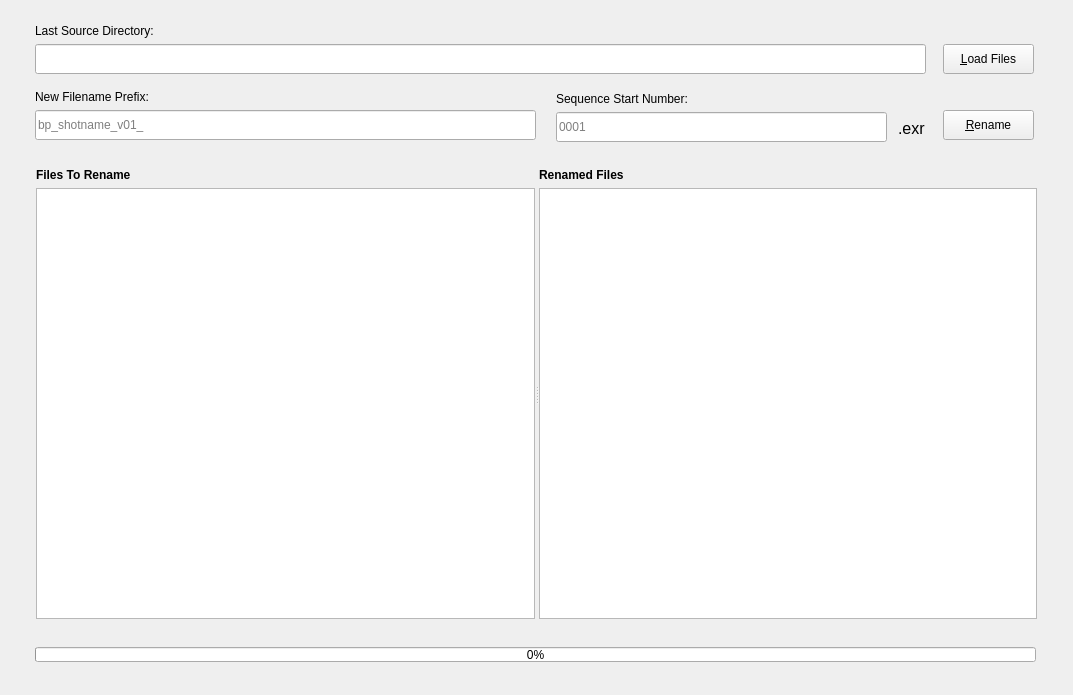
<?xml version="1.0" encoding="UTF-8"?>
<ui version="4.0">
 <class>window</class>
 <widget class="QWidget" name="window">
  <property name="geometry">
   <rect>
    <x>0</x>
    <y>0</y>
    <width>1073</width>
    <height>695</height>
   </rect>
  </property>
  <property name="windowTitle">
   <string>BP Renamer</string>
  </property>
  <widget class="QLabel" name="label">
   <property name="geometry">
    <rect>
     <x>35</x>
     <y>23</y>
     <width>454</width>
     <height>15</height>
    </rect>
   </property>
   <property name="minimumSize">
    <size>
     <width>0</width>
     <height>15</height>
    </size>
   </property>
   <property name="maximumSize">
    <size>
     <width>16777215</width>
     <height>15</height>
    </size>
   </property>
   <property name="text">
    <string>Last Source Directory:</string>
   </property>
  </widget>
  <widget class="QLineEdit" name="dirEdit">
   <property name="geometry">
    <rect>
     <x>35</x>
     <y>44</y>
     <width>891</width>
     <height>30</height>
    </rect>
   </property>
   <property name="minimumSize">
    <size>
     <width>0</width>
     <height>30</height>
    </size>
   </property>
   <property name="maximumSize">
    <size>
     <width>16777215</width>
     <height>30</height>
    </size>
   </property>
  </widget>
  <widget class="QPushButton" name="loadFilesButton">
   <property name="geometry">
    <rect>
     <x>943</x>
     <y>44</y>
     <width>91</width>
     <height>30</height>
    </rect>
   </property>
   <property name="minimumSize">
    <size>
     <width>0</width>
     <height>30</height>
    </size>
   </property>
   <property name="maximumSize">
    <size>
     <width>16777215</width>
     <height>30</height>
    </size>
   </property>
   <property name="text">
    <string>&amp;Load Files</string>
   </property>
  </widget>
  <widget class="QLabel" name="label_4">
   <property name="geometry">
    <rect>
     <x>35</x>
     <y>89</y>
     <width>151</width>
     <height>15</height>
    </rect>
   </property>
   <property name="minimumSize">
    <size>
     <width>0</width>
     <height>15</height>
    </size>
   </property>
   <property name="maximumSize">
    <size>
     <width>16777215</width>
     <height>15</height>
    </size>
   </property>
   <property name="text">
    <string>New Filename Prefix:</string>
   </property>
  </widget>
  <widget class="QLineEdit" name="prefixEdit">
   <property name="geometry">
    <rect>
     <x>35</x>
     <y>110</y>
     <width>501</width>
     <height>30</height>
    </rect>
   </property>
   <property name="minimumSize">
    <size>
     <width>0</width>
     <height>30</height>
    </size>
   </property>
   <property name="maximumSize">
    <size>
     <width>16777215</width>
     <height>30</height>
    </size>
   </property>
   <property name="placeholderText">
    <string>bp_shotname_v01_</string>
   </property>
  </widget>
  <widget class="QPushButton" name="renameFilesButton">
   <property name="geometry">
    <rect>
     <x>943</x>
     <y>110</y>
     <width>91</width>
     <height>30</height>
    </rect>
   </property>
   <property name="minimumSize">
    <size>
     <width>0</width>
     <height>30</height>
    </size>
   </property>
   <property name="maximumSize">
    <size>
     <width>16777215</width>
     <height>30</height>
    </size>
   </property>
   <property name="text">
    <string>&amp;Rename</string>
   </property>
  </widget>
  <widget class="QLineEdit" name="seqStart">
   <property name="geometry">
    <rect>
     <x>556</x>
     <y>112</y>
     <width>331</width>
     <height>30</height>
    </rect>
   </property>
   <property name="minimumSize">
    <size>
     <width>0</width>
     <height>30</height>
    </size>
   </property>
   <property name="maximumSize">
    <size>
     <width>1600000</width>
     <height>30</height>
    </size>
   </property>
   <property name="placeholderText">
    <string>0001</string>
   </property>
  </widget>
  <widget class="QLabel" name="label_5">
   <property name="geometry">
    <rect>
     <x>556</x>
     <y>91</y>
     <width>166</width>
     <height>15</height>
    </rect>
   </property>
   <property name="minimumSize">
    <size>
     <width>0</width>
     <height>15</height>
    </size>
   </property>
   <property name="maximumSize">
    <size>
     <width>16777215</width>
     <height>15</height>
    </size>
   </property>
   <property name="text">
    <string>Sequence Start Number:</string>
   </property>
  </widget>
  <widget class="QProgressBar" name="progressBar">
   <property name="geometry">
    <rect>
     <x>35</x>
     <y>647</y>
     <width>1001</width>
     <height>15</height>
    </rect>
   </property>
   <property name="minimumSize">
    <size>
     <width>0</width>
     <height>15</height>
    </size>
   </property>
   <property name="maximumSize">
    <size>
     <width>16777215</width>
     <height>15</height>
    </size>
   </property>
   <property name="value">
    <number>0</number>
   </property>
  </widget>
  <widget class="QLabel" name="extensionLabel">
   <property name="geometry">
    <rect>
     <x>898</x>
     <y>120</y>
     <width>31</width>
     <height>17</height>
    </rect>
   </property>
   <property name="font">
    <font>
     <pointsize>12</pointsize>
     <weight>50</weight>
     <bold>false</bold>
    </font>
   </property>
   <property name="text">
    <string>.exr</string>
   </property>
  </widget>
  <widget class="QSplitter" name="splitter">
   <property name="geometry">
    <rect>
     <x>36</x>
     <y>168</y>
     <width>1001</width>
     <height>451</height>
    </rect>
   </property>
   <property name="orientation">
    <enum>Qt::Horizontal</enum>
   </property>
   <widget class="QWidget" name="layoutWidget">
    <layout class="QVBoxLayout" name="verticalLayout">
     <item>
      <widget class="QLabel" name="label_2">
       <property name="font">
        <font>
         <weight>75</weight>
         <bold>true</bold>
        </font>
       </property>
       <property name="text">
        <string>Files To Rename</string>
       </property>
      </widget>
     </item>
     <item>
      <widget class="QListWidget" name="srcFileList"/>
     </item>
    </layout>
   </widget>
   <widget class="QWidget" name="layoutWidget">
    <layout class="QVBoxLayout" name="verticalLayout_2">
     <item>
      <widget class="QLabel" name="label_3">
       <property name="font">
        <font>
         <weight>75</weight>
         <bold>true</bold>
        </font>
       </property>
       <property name="text">
        <string>Renamed Files</string>
       </property>
      </widget>
     </item>
     <item>
      <widget class="QListWidget" name="dstFileList"/>
     </item>
    </layout>
   </widget>
  </widget>
 </widget>
 <resources/>
 <connections/>
</ui>
